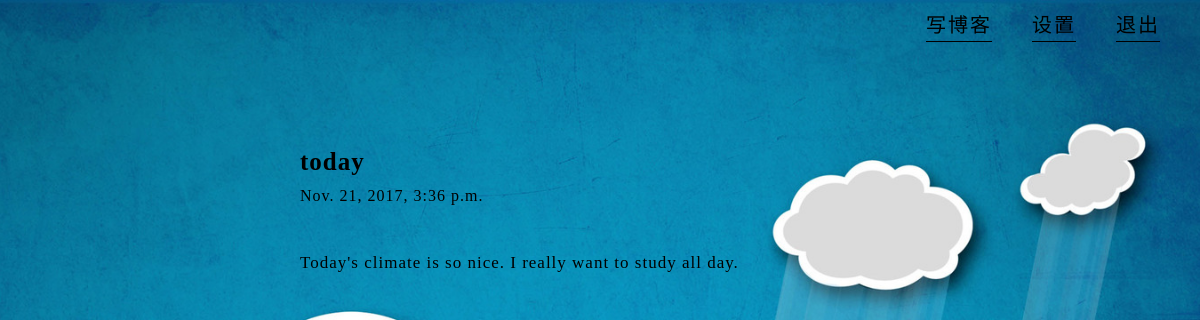
Screenshot of /blog/admin/today/ with the database file from the repository.
### blog/models.py (models this page shows, shortened)
class Blog(models.Model):
    STATUS_CHOICES = (
        ('draft','Draft'), ('published','Published'),
    )
    title = models.CharField(max_length=250)
    body = models.TextField()
    publish = models.DateTimeField(default=timezone.now)
    created = models.DateTimeField(auto_now_add=True)#Automatically set the field to now when the object is first created
    updated = models.DateTimeField(auto_now=True)#to be set up to now only automatically updated when calling Model.save().
    status = models.CharField(max_length=10,
                              choices=STATUS_CHOICES,
                              default='draft')
    author = models.ForeignKey(User, related_name='blog_blogs')
    published = PublishedManager()#our custom manager
    class Meta:
        unique_together = (("author", "title"),)
        ordering = ['-publish']

### blog/views.py (the view)
# urls.py: url(r'^(?P<author_name>\w+)/(?P<blog_title>.+)/$', views.blog_detail, name='blog_detail'),
def blog_detail(request, author_name, blog_title):
    author = get_object_or_404(User, username=author_name)
    blogs = get_object_or_404(Blog, author=author, title=blog_title)
    if request.method == 'GET':
        return render(request,
                  'blog/post/article.html',
                  {'blog':blogs,}
                  )

### blog/models.py (called while the page is built)
    def get_queryset(self):
        return super(PublishedManager,self).get_queryset().filter(status='published')

### blog/templates/blog/post/article.html
{% extends 'blog/base.html' %}
{% load staticfiles %}
{% block head %}
    <link rel="stylesheet" href="{% static "blog/css/article.css" %}">
{% endblock %}
{% block content %}
<div class="wrapper">
    <div class="blank"></div>
    <header>
        <p class="blog-title">{{ blog.title }}</p>
        <p class="blog-date">{{ blog.created }}</p>
    </header>
    <div class="blog-body">
        <p>{{ blog.body|linebreaksbr}}</p>
    </div>
    <div id="bottom">
    </div>
</div>
{% endblock %}

### blog/static/blog/css/base.css (style rules this page uses)
body { background: url("../images/103.jpg"); background-attachment: fixed; background-size: cover; background-position: center center; }
p,a { color: black; }
.blog-title { font-size: 25px; margin:0 0 10px 0; font-weight: bold; }
.blog-body { line-height: 1.5em; font-size: 17px; }

### blog/static/blog/css/article.css (style rules this page uses)
.wrapper { width: 50%; margin:0 auto; letter-spacing: 1px; line-height: 1.5em; }
header { height:100px; }
.blank { height: 100px; }
#bottom { width:100%; height: 300px; }

### rows the page displays
Blog: title "today", created "Nov. 21, 2017, 3:36 p.m.", body "Today's climate is so nice. I really want to study all day."
